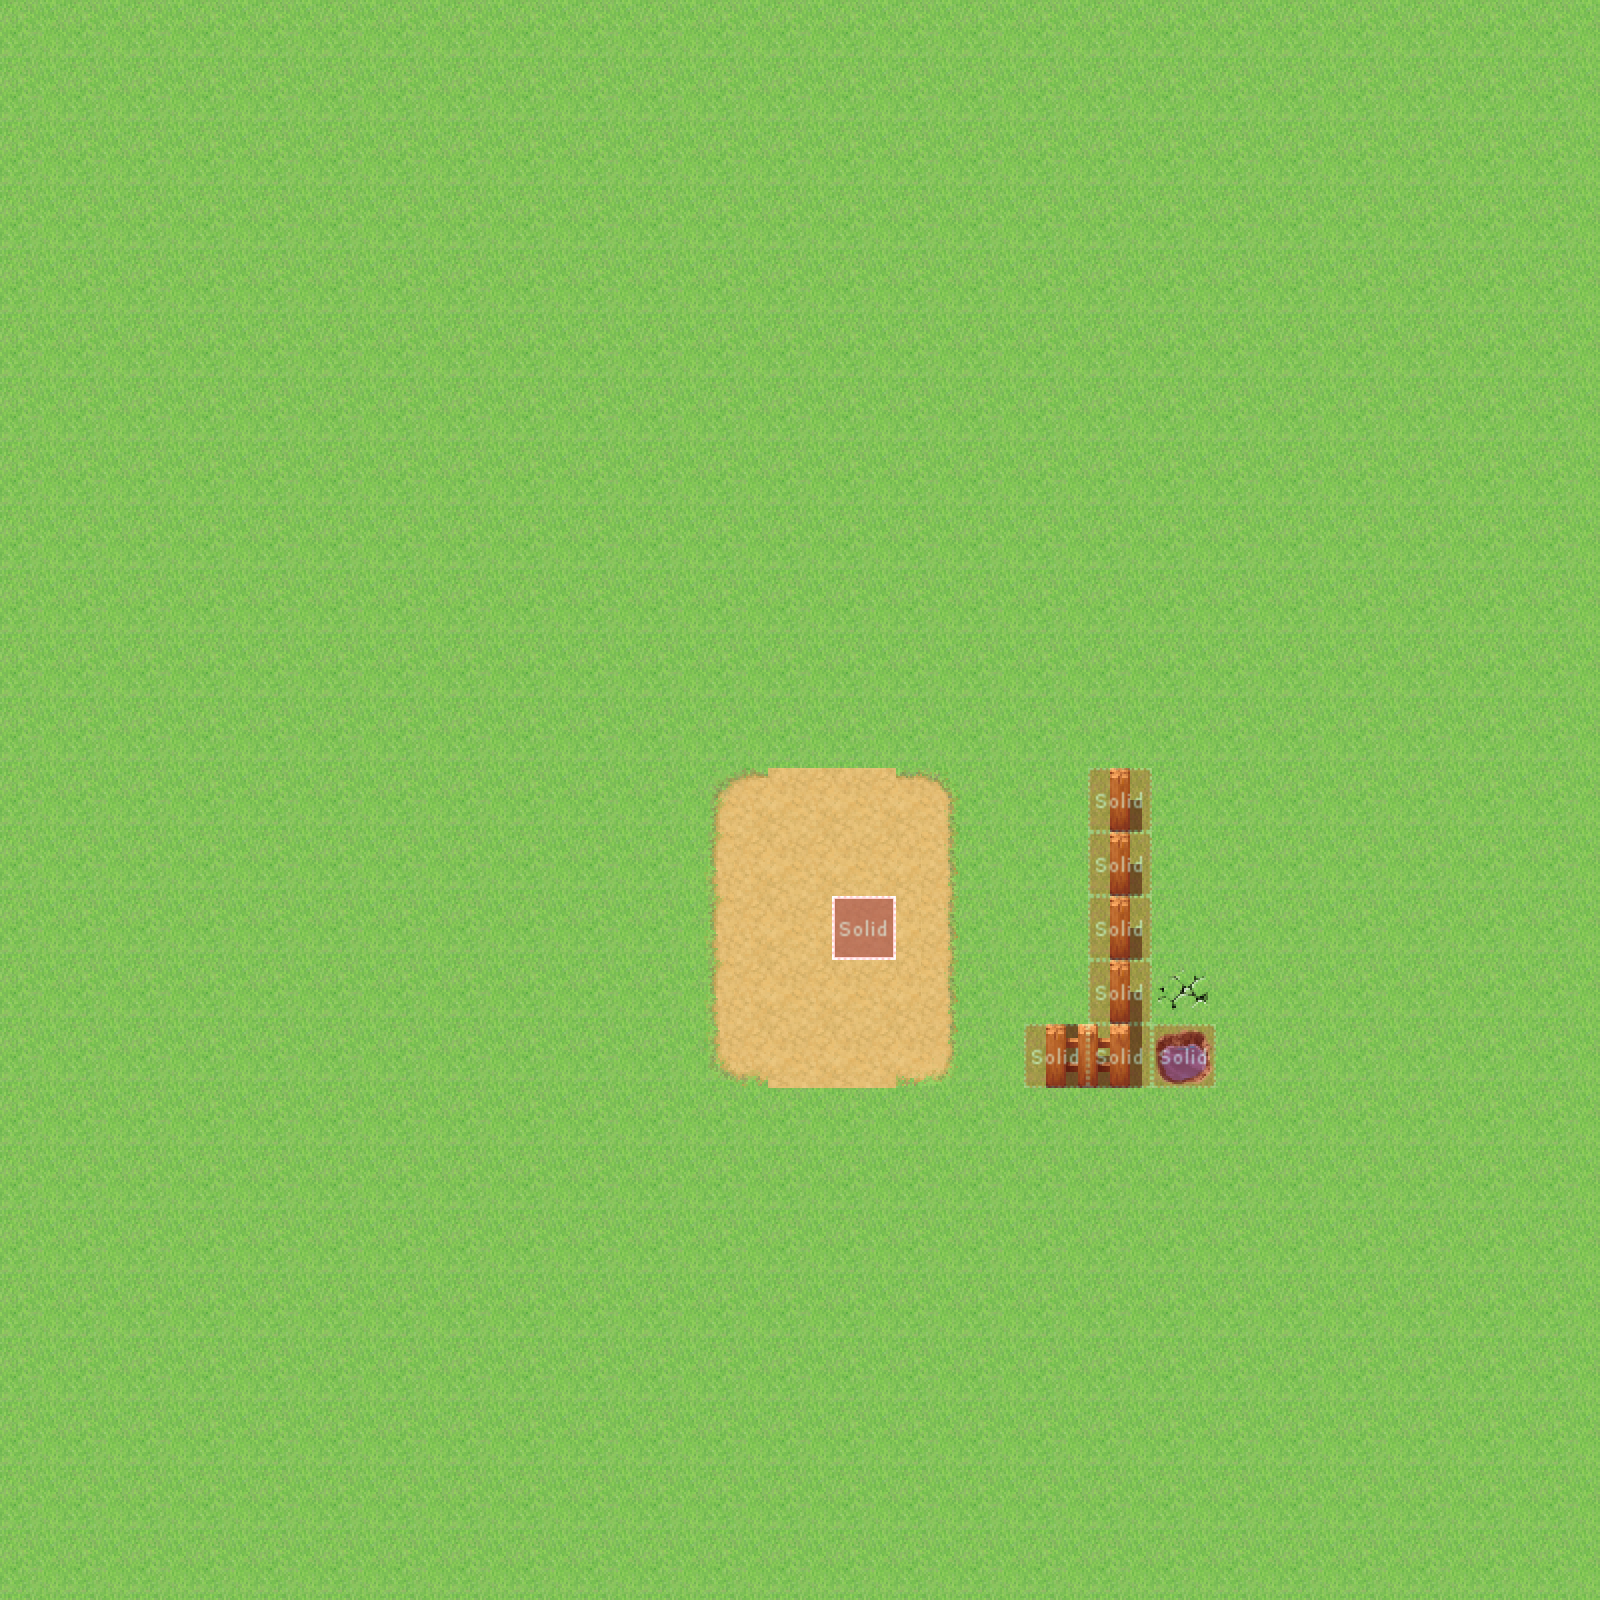

Below is a game level as drawn by its tile map, then a one-line description and the .tmx that defines it (tile-layer data replaced by summaries):
An orthogonal 25x25 tile map with 64x64 px tiles, 3 tile layers (Tile Layer 1, Tile Layer 2, Collisions), 2 tilesets and 1 object (Teleport).

<map version="1.0" orientation="orthogonal" width="25" height="25" tilewidth="64" tileheight="64">
 <tileset firstgid="1" name="Outside_A2" tilewidth="64" tileheight="64">
  <image source="Outside_A2.png" width="1024" height="960" />
 </tileset>
 <tileset firstgid="241" name="metatiles" tilewidth="64" tileheight="64">
  <image source="metatiles.png" width="128" height="128" />
  <tile id="0">
   <properties>
    <property name="blocked" value="true" />
   </properties>
  </tile>
 </tileset>
 <layer name="Tile Layer 1" width="25" height="25">
  <data>[625 cells, 625 non-empty, 8 distinct tile ids]</data>
 </layer>
 <layer name="Tile Layer 2" width="25" height="25">
  <data>[625 cells, 9 non-empty, 6 distinct tile ids]</data>
 </layer>
 <layer name="Collisions" width="25" height="25" opacity="0.48">
  <data>[625 cells, 8 non-empty, 1 distinct tile ids]</data>
 </layer>
 <objectgroup name="Event" width="25" height="25">
  <object name="Event1" type="Teleport" x="826" y="890" width="74" height="74">
   <properties>
    <property name="map" value="testmap2" />
   </properties>
  </object>
 </objectgroup>
</map>
